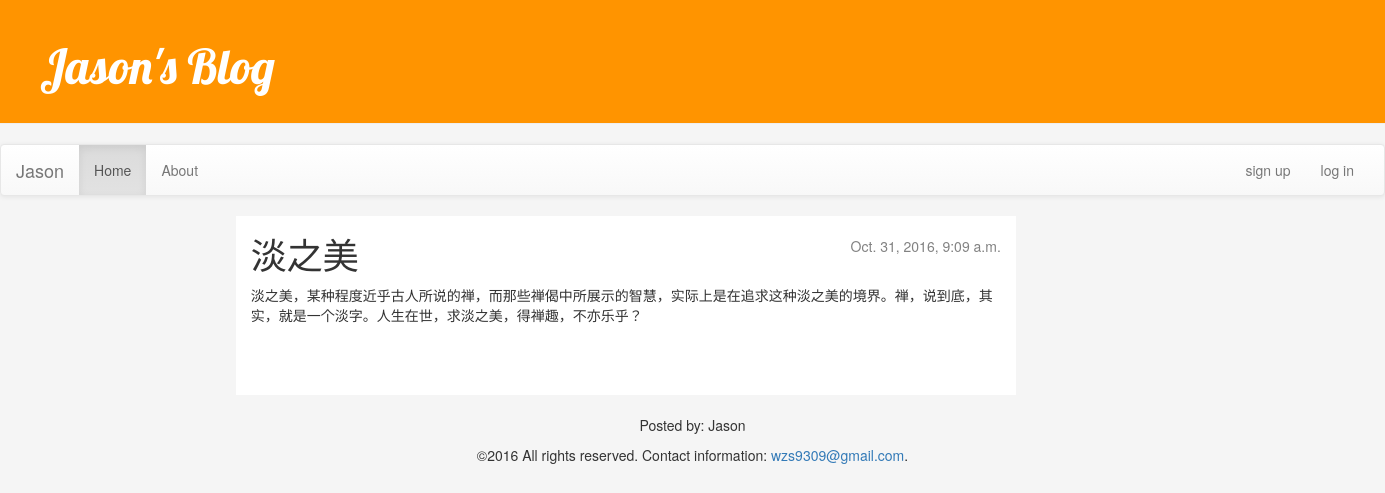
Screenshot of /post/12/ with the database file from the repository.
### blog/models.py (models this page shows, shortened)
class Post(models.Model):
    author = models.ForeignKey('auth.User')
    title = models.CharField(max_length=200)
    text = models.TextField()
    created_date = models.DateTimeField(
            default=timezone.now)
    published_date = models.DateTimeField(
            blank=True, null=True)

### blog/views.py (the view)
# urls.py: url(r'^post/(?P<pk>[0-9]+)/$', views.post_detail, name='post_detail'),
def post_detail(request, pk):
    post = get_object_or_404(Post, pk=pk)
    return render(request, 'blog/post_detail.html', {'post': post})

### blog/templates/blog/post_detail.html (shortened to what this page needs)
{% extends 'blog/base.html' %}
{% block content %}
    <div class="post">
        {% if post.published_date %}
            <div class="date">
                {{ post.published_date }}
            </div>
        {% endif %}
        <h1>{{ post.title }}</h1>
        <p>{{ post.text|linebreaksbr }}</p>
        </div>
{% endblock %}

### blog/static/css/blog.css (style rules this page uses)
h1, h2, h3, h4 { font-family: 'Lobster', cursive; }
.date { float: right; color: #828282; }
.post { margin-bottom: 70px; }

### rows the page displays
Post: published_date "Oct. 31, 2016, 9:09 a.m.", title "淡之美", text "淡之美，某种程度近乎古人所说的禅，而那些禅偈中所展示的智慧，实际上是在追求这种淡之美的境界。禅，说到底，其实，就是一个淡字。人生在世，求淡之美，得禅趣，不亦乐乎？"
